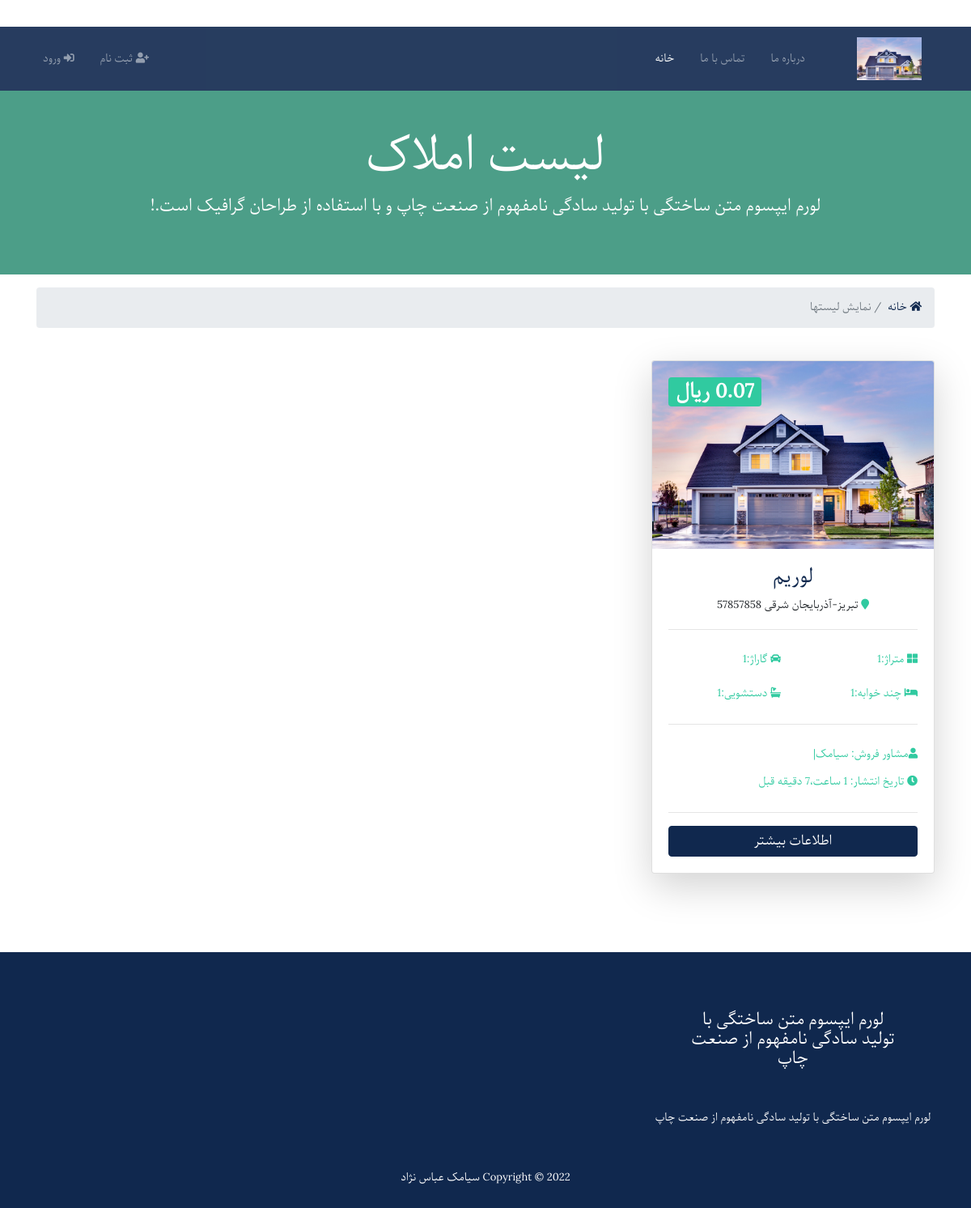
The page /listing/ on the database its author committed.
### blog/models.py (models this page shows, shortened)
class Page(models.Model):
    STATUS_CHOICES = (
        ('draft', 'Draft'),
        ('published', 'Published')
    )
    menu_title = models.CharField(max_length=200)
    menu_title1 = models.CharField(max_length=200)
    menu_title2 = models.CharField(max_length=200)
    title = models.CharField(max_length=200)
    page_title = models.CharField(max_length=200)
    card_title = models.CharField(max_length=200)
    show_in_menu = models.BooleanField(default=False)
    logo = models.ImageField(
        upload_to='logo/%Y/%m/%d', blank=True)
    social = models.ManyToManyField('Social', related_name='page')
    publish = models.DateTimeField(auto_now=True)
    status = models.CharField(
        max_length=10, choices=STATUS_CHOICES, default='draft')
    class Meta:
        verbose_name = 'صفحات'
        verbose_name_plural ='صفحات'

class About(models.Model):
    sub_title = models.CharField(max_length=200)
    page_title = models.CharField(max_length=200)
    title = models.CharField(max_length=200)
    summary = models.CharField(max_length=200)
    image = models.ImageField(upload_to='photo_about/%Y/%m/%d', blank=True)
    body = RichTextField()
    work_title = models.CharField(max_length=200)
    summary_work = models.CharField(max_length=200)
    class Meta:
        verbose_name = 'درباره ما'
        verbose_name_plural = 'درباره ما'

### listings/models.py (models this page shows, shortened)
class Listing(models.Model):
    title_header=models.CharField(max_length=200)
    summary =models.CharField(max_length=200)
    realtor = models.ManyToManyField(Realtor,  related_name='listing')
    title = models.CharField(max_length=200)
    state = models.CharField(max_length=200, blank=True)
    city = models.CharField(max_length=100, blank=True)
    address = models.CharField(max_length=200, blank=True)
    zipcode = models.CharField(max_length=20, blank=True)
    description = RichTextField()
    price = models.DecimalField(max_digits= 20, decimal_places=2, blank=True)
    bedrooms = models.IntegerField()
    bathroom = models.IntegerField()
    garage = models.IntegerField(default=0, blank=True)
    sqft = models.IntegerField()
    photo_main = models.ImageField(upload_to='photos/%Y/%m/%d')
    photo_1= models.ImageField(upload_to='photos/%Y/%m/%d', blank = True)
    photo_2= models.ImageField(upload_to='photos/%Y/%m/%d', blank = True)
    photo_3= models.ImageField(upload_to='photos/%Y/%m/%d', blank = True)
    photo_4= models.ImageField(upload_to='photos/%Y/%m/%d', blank = True)
    photo_5= models.ImageField(upload_to='photos/%Y/%m/%d', blank = True)
    photo_6= models.ImageField(upload_to='photos/%Y/%m/%d', blank = True)
    published_at = models.DateTimeField(default=timezone.now)
    created = models.DateTimeField(auto_now_add=True)
    updated = models.DateTimeField(auto_now=True)
    class Meta:
        verbose_name = 'لیست'
        verbose_name_plural ='لیست'
    def get_absolute_url(self):
        return reverse('listings:listing', args=[ self.id])

### realtors/models.py (models this page shows, shortened)
class Realtor(models.Model):
    name = models.CharField(max_length = 128)
    photo = models.ImageField(upload_to ='photos/%Y/%m/%d', blank=True)
    description = RichTextField()
    phone = models.CharField(max_length=50)
    email = models.EmailField()
    is_mvp =models.BooleanField(default =False)
    hire_date = models.DateTimeField(default=datetime.now, blank = True)
    role = models.ForeignKey('Role', on_delete = models.DO_NOTHING, related_name= 'realtor')
    class Meta:
        verbose_name = 'دلال فروش'
        verbose_name_plural ='دلال فروش'

### listings/views.py (the view)
# urls.py: path('', views.index, name = 'listings'),
def index(request):
    listings = Listing.objects.order_by('-published_at')
    paginator = Paginator(listings, 12)
    page = request.GET.get('page')
    page_listings = paginator.get_page(page)
    socialmedia = Social.objects.all()
    pages = Page.objects.filter(show_in_menu=True)
    contact = Contact_Us.objects.all()
    about = About.objects.all()
    context = {
        'listings': page_listings,
        'socialmedia': socialmedia,
        'contact': contact,
        'pages': pages,
        'about': about
    }
    return render(request, 'listings/listings.html', context)

### templates/listings/listings.html (shortened to what this page needs)
{% extends 'shared/base.html' %}
{% load static %}
{% load humanize %}
{% block content %}
<section id="showcase-inner" class="py-5 text-white">
  <div class="container">
    <div class="row text-center">
      <div class="col-md-12">
        <h1 class="display-4">لیست املاک</h1>
        <p class="lead"> لورم ایپسوم متن ساختگی با تولید سادگی نامفهوم از صنعت چاپ و با استفاده از طراحان گرافیک است.!</p>
      </div>
    </div>
  </div>
</section>
<section id="bc" class="mt-3">
  <div class="container">
    <nav aria-label="breadcrumb">
      <ol class="breadcrumb">
        <li class="breadcrumb-item">
          <a href="{% url 'blog:home' %}">
            <i class="fas fa-home"></i> خانه</a>
        </li>
        <li class="breadcrumb-item active"> نمایش لیستها</li>
      </ol>
    </nav>
  </div>
</section>
<section id="listings" class="py-4">
  <div class="container">
    <div class="row">
      {% if listings %}
          {% for listing in listings %}
      <div class="col-md-6 col-lg-4 mb-4">
        <div class="card listing-preview shadow-lg mb-5 rounded">
          <img class="card-img-top" src="{{ listing.photo_main.url }}" alt="">
          <div class="card-img-overlay">
            <h2>
              <span class="badge badge-secondary text-white float-left">{{ listing.price | intcomma }} ریال </span>
            </h2>
          </div>
          <div class="card-body">
            <div class="listing-heading text-center">
              <h4 class="text-primary">{{ listing.title }} </h4>
              <p>
                <i class="fas fa-map-marker text-secondary"></i>
                {{ listing.city }}-{{ listing.state }} {{ listing.zipcode }}</p>
            </div>
            <hr>
            <div class="row py-2 text-secondary">
              <div class="col-6">
                <i class="fas fa-th-large"></i> متراژ:{{ listing.sqft }}</div>
              <div class="col-6">
                <i class="fas fa-car"></i> گاراژ:{{ listing.garage }}</div>
            </div>
            <div class="row py-2 text-secondary">
              <div class="col-6">
                <i class="fas fa-bed"></i> چند خوابه:{{ listing.bedrooms }}</div>
              <div class="col-6">
                <i class="fas fa-bath"></i> دستشویی:{{ listing.bathroom }} </div>
            </div>
            <hr>
            <div class="row py-2 text-secondary">
              <div class="col-12">
                <i class="fas fa-user"></i>مشاور فروش: {% for real in listing.realtor.all %}{{ real.name }}| {% endfor %}</div>
            </div>
            <div class="row text-secondary pb-2">
              <div class="col-12">
                <i class="fas fa-clock"></i> تاریخ انتشار: {{ listing.published_at | timesince }} قبل </div>
            </div>
            <hr>
            <a href="{{ listing.get_absolute_url }}" class="btn btn-primary btn-block"> اطلاعات بیشتر</a>
          </div>
        </div>
      </div>
      {% endfor %}
      {% else %}
      <div class="col_md_12">
        <p>لیستی وجود نداره</p>
      </div>
      {% endif %}
    </div>
    <div class="row">
      <div class="col-md-12">
      </div>
    </div>
  </div>
</section>{% endblock %}

### templates/partials/_nav.html (shortened to what this page needs)
{% load static %}
<nav class="navbar navbar-expand-lg navbar-dark bg-primary sticky-top">
  <div class="container">
    <div class="collapse navbar-collapse float-right" id="navbarNavAltMarkup">
        {% for page in pages %}
    <a class="navbar-brand" href="{% url 'blog:home' %}">
      <img src="{{ page.logo.url }}" class="logo" alt="">
    </a>{% endfor %}
        {% for page in pages %}
        <ul class="navbar-nav ml-auto">
          <li {% if 'home' in request.path %} class="nav-item active mr-3" {% else %} class="nav-item mr-3" {% endif %}>
            <a class="nav-link" href="{% url 'blog:home' %}"> {{ page.menu_title }}</a>
          </li>
          <li {% if 'about' in request.path %}class="nav-item active mr-3" {% else %} class="nav-item mr-3" {% endif %}>
            <a class="nav-link" href="{% url 'blog:about' %}">{{ page.menu_title1 }}</a>
          </li>
          <li {% if 'listing' in request.path %}class="nav-item active mr-3" {% else %} class="nav-item mr-3" {% endif %}>
            <a class="nav-link" href="{% url 'listings:listings' %}"> {{ page.menu_title2 }} </a>
          </li>
        </ul>{% endfor %}
      <ul class="navbar-nav ">
        {% if user.is_authenticated %}
        <li {% if 'dashboard' in request.path %} class="nav-item active mr-3" {% else %} class="nav-item mr-3"
          {% endif %}>
          <a class="nav-link" href="{% url 'accounts:dashboard' %}">
           داشبورد {{ user.username }}
          </a>
        </li>
        <li class="nav-item mr-3">
          <a class="nav-link" href="javascript:{document.getElementById('logout').submit()}">
            <i class="fas fa-sign-out-alt"></i> خروج </a>
          <form action="{% url 'accounts:logout' %}" method="POST" id="logout">
            {% csrf_token %}
            <input type="hidden">
          </form>
        </li>
        {% else %}
        <li {% if 'register' in request.path %} class="nav-item active mr-3" {% else %} class="nav-item mr-3"
          {% endif %}>
          <a class="nav-link" href="{% url 'accounts:register' %}">
            <i class="fas fa-user-plus"></i> ثبت نام </a>
        </li>
        <li {% if 'login' in request.path %} class="nav-item active mr-3" {% else %} class="nav-item mr-3" {% endif %}>
          <a class="nav-link" href="{% url 'accounts:login' %}">
            <i class="fas fa-sign-in-alt"></i> ورود </a>
        </li>
        {% endif %}
      </ul>
    </div>
  </div>
</nav>

### templates/partials/_footer.html (shortened to what this page needs)
<footer id="main-footer" class="py-4 bg-primary text-white text-center">
  <div class="container bottom_border">
    <div class="row">
      <div class=" col-sm-4 col-md  col-12 col">
        {% for abo in about %}
        <h5 class="headin5_amrc col_white_amrc m-5">{{ abo.sub_title}}</h5>
        <p class="mb10 mb-5">{{ abo.summary }}
        </p>{% endfor %}
      </div>
      <div class="col-sm-4 col-md col-sm-4 col-12 col mt-5 ">
        <div class="social-foot mt-5 mb-5">
        </div>
      </div>
      <div class=" col-sm-4 col-md col-sm-4  col-12 col">
      </div>
    </div>
  </div>
  Copyright &copy;
  <span class="year"></span> سیامک عباس نژاد
</footer>

### static/assets/css/all.css (style rules this page uses)
.fa, .fas, .far, .fal, .fab { -moz-osx-font-smoothing: grayscale; -webkit-font-smoothing: antialiased; display: inline-block; font-style: normal; font-variant: normal; text-rendering: auto; line-height: 1; }
.fa-bath:before { content: "\f2cd"; }
.fa-bed:before { content: "\f236"; }
.fa-car:before { content: "\f1b9"; }
.fa-clock:before { content: "\f017"; }
.fa-home:before { content: "\f015"; }
.fa-map-marker:before { content: "\f041"; }
.fa-sign-in-alt:before { content: "\f2f6"; }
.fa-th-large:before { content: "\f009"; }
.fa-user:before { content: "\f007"; }
.fa-user-plus:before { content: "\f234"; }
.fa, .fas { font-family: 'Font Awesome 5 Free'; font-weight: 900; }

### static/assets/css/style.css (style rules this page uses)
body { direction: rtl; font: 13px/2 'Parastoo'; font-family: Parastoo; }
img { width: 100%; }
.logo { width: 80px; }
.navbar { opacity: 0.9; text-transform: uppercase; }
#showcase-inner { background: url(../img/building.jpg) no-repeat top center fixed/cover; position: relative; overflow: hidden; min-height: 200px; }
#showcase-inner::before { content: ''; position: absolute; top: 0; left: 0; min-height: 100%; width: 100%; background: rgba(32, 134, 107, 0.8); }
.listing-preview a { position: relative; }

### rows shown on the page
Page: logo (picture), menu_title "درباره ما", menu_title1 "تماس با ما", menu_title2 "خانه"
Listing: photo_main (picture), price "0.07", title "لوریم", city "تبریز", state "آذربایجان شرقی", zipcode "57857858", sqft "1", garage "1", bedrooms "1", bathroom "1", published_at "1 ساعت،7 دقیقه"
Realtor: name "سیامک"
About: sub_title "لورم ایپسوم متن ساختگی با تولید سادگی نامفهوم از صنعت چاپ", summary "لورم ایپسوم متن ساختگی با تولید سادگی نامفهوم از صنعت چاپ"
